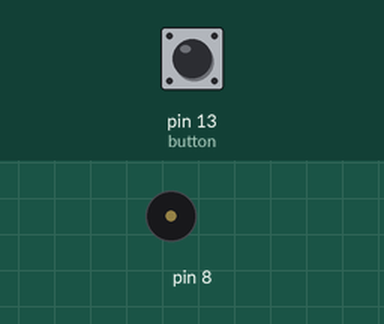
Recording of a sketch running on a simulated Arduino Uno, built with avr-gcc and run on an emulated ATmega328P. On the bench: buzzer (waves = sounding). The test bench sets the inputs (shaded band); at power-on: pin 13 (button) HIGH.

Above: at 1.2 s.
1.3 s: pin 13 (button) pulled LOW for 0.15 s
At 2.1 s:
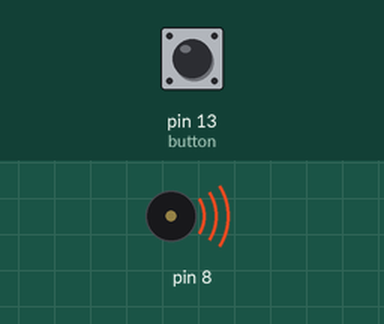
2.9 s: pin 13 (button) pulled LOW for 1 s
At 3.3 s:
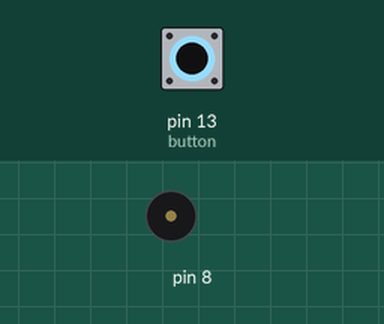
5.4 s: pin 13 (button) pulled LOW for 3.2 s
At 6.4 s:
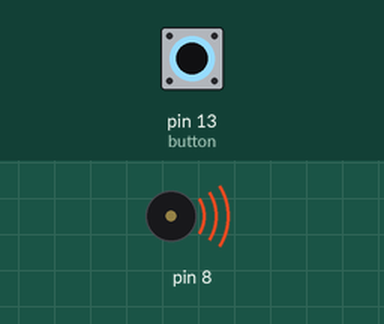
Timing chart, 0 to 8.4 s (numbered marks = the images above; inputs shaded):
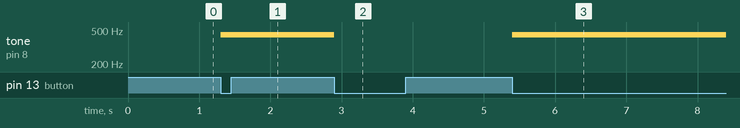

Measured:
- after the input at 1.3 s, tone on pin 8: silent → 441 Hz at once
- after the input at 2.9 s, tone on pin 8: 441 Hz → silent at once
- after the input at 5.4 s, tone on pin 8: silent → 441 Hz at once

The sketch:

simpleTone.ino
```cpp
#include <Button.h>

Button button = Button(13,BUTTON_PULLUP_INTERNAL);

enum states {
  on,
  off
};

states state = off;

void setup() {
  Serial.begin(9600);
}

void loop() {
  if (button.uniquePress()){
    switch(state){

      case on:
        state = off;
        noTone(8);
        break;

      case off:
        state = on;
        tone(8,441);
        break;

    } // end switch
  } // end if
} // end loop
```
